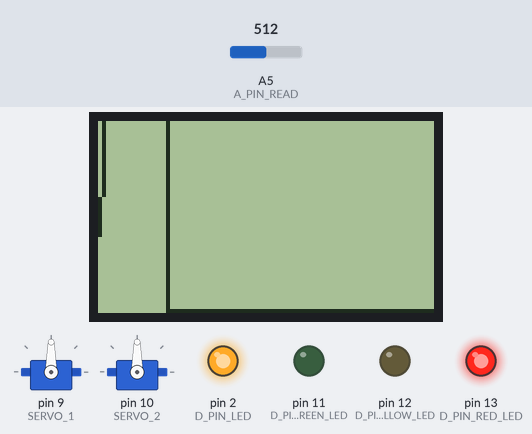
Simulated run of this sketch. Board: Arduino Uno, built with avr-gcc and run on an emulated ATmega328P. On the bench: 84×48 one-colour display, 2 × servo, output pins drawn as LEDs (lit = HIGH). Inputs (shaded band) come from the test bench; at power-on: A5 (A_PIN_READ) = 512. What the sketch prints to the serial monitor is not drawn.

Above: at 1.9 s.
2.0 s: A5 (A_PIN_READ) set to 306
3.6 s: A5 (A_PIN_READ) set to 0
At 4.1 s:
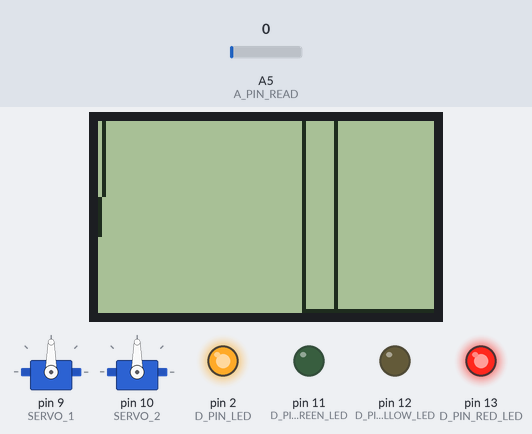
5.1 s: A5 (A_PIN_READ) set to 20
At 13.3 s:
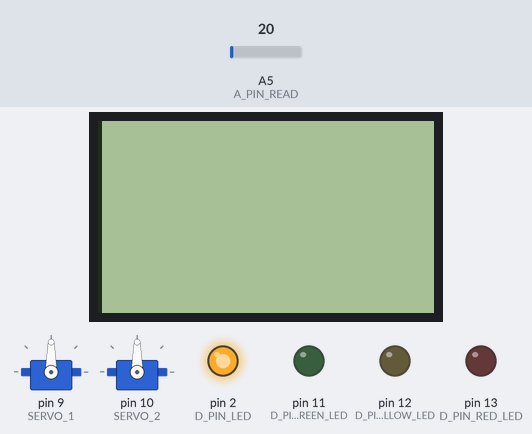
At 22.3 s:
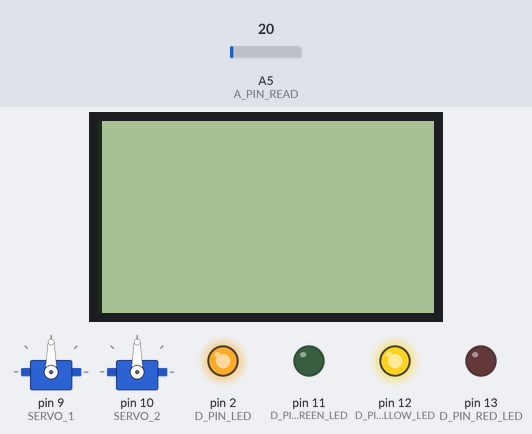
Timing chart, 0 to 23.4 s (numbered marks = the images above; inputs shaded):
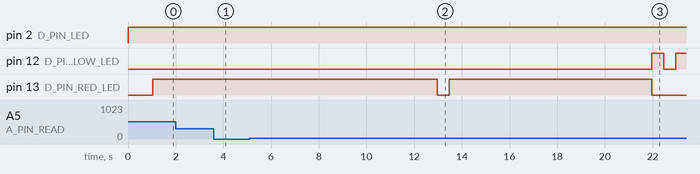

The sketch:

Prosthetics.ino
```cpp
#include <Servo.h>            //сервы
#include <Adafruit_GFX.h>     //экранчик
#include <Adafruit_PCD8544.h> //экранчик

//--------------------------------------------------------//
//----------------------- Таймер -------------------------//
//--------------------------------------------------------//
const int ticketACTION = 1; //шаг срабатывания события
int ticket = 0;             //переменная для вывода данных через заданное количество действий

//--------------------------------------------------------//
//---------------- Данные для обработки ------------------//
//--------------------------------------------------------//
int* data;                   //данные чтения
int posData = 0;              //позиция нынешней записи в массив data
long srd = 0;                 //значение среднего
int* drawGraphLCD;           //данные о последних средних
int posDaraDrawGraphLCD = 0;  //позиция нынешней записи в массив drawGraphLCD

//--------------------------------------------------------//
//---------------------- Константы -----------------------//
//--------------------------------------------------------//
#define debugData false          //для дебага обрабатываемых данных
#define debugLed false          //для дебага индикации светодиодами
#define debugAlg true          //для дебага логики работы прогпаммы

#define workWithLCD true       //отрисовывать на экранчике NOKIA 5110
#define window LCDWIDTH         //сейчас 84, но можно увеличить до 200;  //размер окна

//--------------------------------------------------------//
//------------------------ Пины --------------------------//
//--------------------------------------------------------//
#define A_PIN_READ 5              //аналоговый пин чтения данных с фильтра
#define A_PIN_SETTING_RESTOR 4    //аналоговый пин чтения резистора управления

#define D_PIN_GREEN_LED 11        //цифровой пин для зелёного светодиода
#define D_PIN_YELLOW_LED 12       //цифровой пин для жёлтого светодиода
#define D_PIN_RED_LED 13          //цифровой пин для красного светодиода
#define D_PIN_KEY 8               //цифровой пин чтения кнопки
#define D_PIN_LED 2               //цифровой пин подсветки

//--------------------------------------------------------//
//------------- Режимы свечения светодиодов --------------//
//--------------------------------------------------------//
#define ADD 0    //включить, не выключая остальные
#define REMOVE 1 //выключить, оставив остальные
#define ONLY 2   //включить, выключив остальные
#define BLINK 3  //моргать
#define ALL_ON 4 //включить все
#define ALL_OFF 5//выключить все

//--------------------------------------------------------//
//---------------------- Светодиоды ----------------------//
//--------------------------------------------------------//
#define ALL 0         //все
#define RED 1         //красный
#define YELLOW 2      //жёлтый
#define GREEN 3       //зелёный


///========================================================///
///================ Подключаемая переферия ================///
///========================================================///
// pin 3 - Serial clock out (SCLK)
// pin 4 - Serial data out (DIN)
// pin 5 - Data/Command select (D/C)
// pin 6 - LCD chip select (CS)
// pin 7 - LCD reset (RST)
Adafruit_PCD8544 lcd = Adafruit_PCD8544(3, 4, 5, 6, 7); //дисплей от Nokia5110

char* textLCD = " ";

Servo s;  //бинарная серва-тест
Servo s2; //интерполяционная серва-тест

const int SERVO_1 = 9;  //цифровой пин вывода сервы, действующей на бинарном методе
const int SERVO_2 = 10;  //цифровой пин вывода, действующей на интерполяционном методе

///========================================================///
///================== Инициализация и цикл ================///
///========================================================///
void setup() {
  Serial.begin(115200);

  pinMode(D_PIN_GREEN_LED, OUTPUT);       //цифровой пин для зелёного светодиода на вывод
  pinMode(D_PIN_YELLOW_LED, OUTPUT);      //цифровой пин для жёлтого светодиода на вывод
  pinMode(D_PIN_RED_LED, OUTPUT);         //цифровой пин для красного светодиода на вывод

  pinMode(D_PIN_LED, OUTPUT);       //пин подсветки экрана на вывод
  pinMode(D_PIN_KEY, INPUT);        //пин кнопки включитиь на приём

  digitalWrite(D_PIN_LED, HIGH);    //включить подсветку, пустив на него сигнал

  initialization(); //инициализируем переменные

  startSetting();

  delay(1000);
  //drawLCD();
}

void initialization() { //инициализация данных
  //дисплей
  lcd.begin();              // Инициализация дисплея
  lcd.setContrast(60);      // Устанавливаем контраст
  lcd.setTextColor(BLACK);  // Устанавливаем цвет текста
  lcd.setTextSize(1);       // Устанавливаем размер текста
  lcd.clearDisplay();       // Очищаем дисплей
  lcd.display();
  delay(1000);
  //сервы
  s.attach(SERVO_1);    //бинарная серва
  s2.attach(SERVO_2);   //интерполяционная серва
  //данные
  data = new int[window];          //выдклил память под массив считываемых значений
  drawGraphLCD = new int[LCDWIDTH]; //выдклил память под массив значений среднего считываемых значений
  zeroArrays(); //обнуление массивов на отрисовку
}

void loop() {
  ticket++;     //счётчик тиков

  debuger();

  readValue();  //считывает значение и заносит параметр
  actionServ(); //совершение действия для серв
  draw();       //отрисовка

  if (ticket >= ticketACTION) //обнуление тикетов на событии
  {
    ticket = 0;
  }
}

///========================================================///
///====================== Вычисления ======================///
///========================================================///
void readValue() {
  if (debugData) {
    Serial.print("A5 value = ");
    Serial.println(analogRead(A_PIN_READ));
    delay(1000);
  }
  *(data + posData) = analogRead(A_PIN_READ);          //запись значения в массив
  if (++posData >= window) {                        //перевод указателя в начало после конца заполнения массива
    posData = 0;
  }
  *(drawGraphLCD + posDaraDrawGraphLCD) = getSrd(); //вычисление значения среднего и занесение в массив
  if (++posDaraDrawGraphLCD >= LCDWIDTH) {          //перевод указателя в начало после конца заполнения массива
    posDaraDrawGraphLCD = 0;
  }
}
void zeroArrays() { //обнуление массивов на отриссовку
  //обнуляем значения даты
  for (int i = 0; i < window; i++)
  {
    *(data + i) = 0;
  }
  //обнуляем значение на отрисовку
  for (int i = 0; i < LCDWIDTH; i++)  {
    *(drawGraphLCD + i) = 0;
  }
}
long getSrd() { //вычисление среднего по окну
  srd = 0;
  if (debugData) {
    Serial.println("=============================================================================");
    Serial.println("============================    Data array start   ==========================");
    Serial.println("=============================================================================");

    for (int z = 0; z < window; z++)    {
      Serial.print("data[");
      Serial.print(z);
      Serial.print("] = ");
      Serial.println(*(data + z));
    }

    Serial.println("=============================================================================");
    Serial.println("============================    Data array end   ============================");
    Serial.println("=============================================================================");
  }
  for (int i = 0; i < window; i++)  {
    if (debugData) {
      Serial.print(srd);
      Serial.print(" + ");
      Serial.print(*(data + i));
      Serial.print(" = ");
    }
    srd += *(data + i);
    if (debugData) {
      Serial.println(srd);
    }
  }
  srd /= window;

  if (debugData)  {
    Serial.println("=============================================================================");
    Serial.println(srd);
    delay(1000);
  }
  return srd;
}

void debuger() {
  while (true)
  {
    while (Serial.available() > 0)
    {
      char pin = Serial.read();
      if (pin > 1 && pin < 10) {
        Serial.print("=============================================================================");
        Serial.println(pin);
        Serial.print("=============================================================================");
      }
    }
    break;
  }
}

///========================================================///
///================ Алгоритм работы серв ==================///
///========================================================///
int ACTION = 70;      //переменная для действия сжал/разжал
int servStart = 0;    //"сжаая серва" - значение минимального угла для управляющей сервы
int servEnd = 180;    //"разжатая серва" - значение минимального угла для управляющей сервы
int actionStart = 0;  //старт для периода "интерполяции сервы"
int actionEnd = 500;  //конец для периода "интерполяции сервы"

void binaryAct(Servo servo) { //бинарный метод активации сервы
  //действие да/нет
  if (srd > ACTION)
  {
    servo.write(180);
  }
  if (srd < ACTION)
  {
    servo.write(0);
  }
}
void interpolationAct(Servo servo) { //интерполяционный метод активации сервы
  //интерполяция
  if (srd > actionStart && srd < actionEnd)
  {
    servo.write(map(srd, actionStart, actionEnd, servStart, servEnd));
  }
}
void actionServ() { //действие сервы
  binaryAct(s);
  interpolationAct(s2);
}
///========================================================///
///================= Настройки протеза ====================///
///========================================================///

const int iDelay = 500;//задержка в милисекундах при переходе из режима в режим

void startSetting() {
  actionStart = 1024;
  actionEnd = 0;

  if (debugAlg) Serial.println("Входим в режим");
  ledControl(RED, ONLY);      //включаем красный светодиод
  reader(0);     //вход в режим
  ledControl(RED, BLINK);     //моргнули и оставили красный
  if (debugAlg) Serial.println("Секунда старт");
  delay(1000);
  if (debugAlg) Serial.println("Секунда енд");

  if (debugAlg) Serial.println("Начали чтение минимума");
  reader(1);     //чтение минимума
  ledControl(YELLOW, ONLY);
  ledControl(YELLOW, BLINK);  //включаем жёлтый светодиод - конец чтения минимума
  if (debugAlg) Serial.println("Секунда старт");
  delay(1000);
  if (debugAlg) Serial.println("Секунда енд");

  if (debugAlg) Serial.println("Начали чтение Максимума");
  reader(2);     //чтение максимума
  ledControl(YELLOW, REMOVE);
  onLed(GREEN, ONLY);         //включаем зелёный, устройство готово к работе
  if (debugAlg) Serial.println("Готово!");
  delay(1000);
}

int cof = 3;

void reader(byte state) {//метод считывания данных по окну
  if (workWithLCD) {
    drawLCD();       //отрисовка
    cof = 3;
  }
  else
  {
    cof = LCDWIDTH;
  }
  for (int i = 0; i < LCDWIDTH * cof; i++)  {
    readValue();  //считывает значение и заносит параметр
    switch (state) {
      case 1: { //нахождение минимума
          if (getSrd() < actionStart) {
            actionStart = srd;
          }
          break;
        }
      case 2: {
          if (getSrd() > actionEnd) {
            actionEnd = srd;
          }
          break;
        }
    }
    if (workWithLCD) {
      drawLCD();       //отрисовка
    }
  }
}

void readValueSettingResistor()
{
  /*val = digitalRead(D_PIN_KEY);
    if(
    int analogRead(A_PIN_SETTING_RESTOR);*/
}


///========================================================///
///====================== Индикация =======================///
///========================================================///
void draw() { //метод для отрисовки
  if (ticket >= ticketACTION)
  {
    //методы на отрисовку графиков
    ledControl(YELLOW, ADD);
    //drawGraph();  //метод на работу с SerialPorts
    //drawGame(); //метод на работу с Unity
    drawMyGraph();  //отрисовка "моего графика"
    ledControl(YELLOW, REMOVE);

  }
  if(workWithLCD)
    drawLCD();    //метод на отрисовку через LCD
}

void onLed(byte nomber, bool state) { //включение светодиодов
  switch (nomber)
  {
    case 0: //выключить все
      {
        digitalWrite(D_PIN_GREEN_LED, state);
        digitalWrite(D_PIN_YELLOW_LED, state);
        digitalWrite(D_PIN_RED_LED, state);
        break;
      }
    case 1: //зелёный
      {
        digitalWrite(D_PIN_RED_LED, state);
        break;
      }
    case 2: //жёлтый
      {
        digitalWrite(D_PIN_YELLOW_LED, state);
        break;
      }
    case 3: //зелёный
      {
        digitalWrite(D_PIN_GREEN_LED, state);
        break;
      }
  }
}

void ledControl(byte led, byte mode) {
  switch (mode)
  {
    case ADD: { //включить, не выключая остальные
        onLed(led, HIGH);
        break;
      }
    case REMOVE: {  //выключить, оставив остальные
        onLed(led, LOW);
        break;
      }
    case ONLY: { //включить, выключив остальные
        onLed(ALL, LOW);
        onLed(led, HIGH);
        break;
      }
    case BLINK: { //моргать
        onLed(led, HIGH);
        delay(iDelay);
        onLed(led, LOW);
        delay(iDelay);
        onLed(led, HIGH);
        break;
      }
    case ALL_ON: { //включить все
        onLed(ALL, HIGH);
        break;
      }
    case ALL_OFF: { //выключить все
        onLed(ALL, LOW);
        break;
      }
  }
}

//--------------------------------------------------------//
//------------------ Экран от NOKIA5110 ------------------//
//--------------------------------------------------------//
int firstY = 0;

void drawGraph(int* graph) {
  for (int i = 0; i < LCDWIDTH; i++)
  {
    //long* drawGraphLCD данные о последних средних
    //posDaraDrawGraphLCD = 0;  //позиция нынешней записи в массив drawGraphLCD
    int y = LCDHEIGHT - 1 - map(*(graph + i), 0, actionEnd+15/*1023*/, 0, LCDHEIGHT);

    if (i != 0 && i != LCDWIDTH - 1)
    {
      lcd.drawLine(i - 1, firstY, i, y, BLACK); // x0, y0, x1, y1, color
    }
    else
    {
      lcd.drawPixel(i, y, BLACK); //отрисовка крайних сторон
    }
    firstY = y;
  }
}

void drawLCD() {
  lcd.clearDisplay();
  lcd.println(textLCD);
  lcd.drawLine(posDaraDrawGraphLCD, 0, posDaraDrawGraphLCD, LCDHEIGHT - 1, BLACK);

  drawGraph(data);
  drawGraph(drawGraphLCD);

  lcd.display();
}

//--------------------------------------------------------//
//------------------ Взаимодействие с PC -----------------//
//--------------------------------------------------------//
void drawGame() { //метод на работу с Unity
  Serial.println("$");
  //Serial.println(getSrd());
  Serial.println(sin(++ticket));  //вывод синусоиды для настройки
  Serial.println(";");
}
void drawGraph() { //метод на работу с SerialPorts
  Serial.println("$");
  Serial.println(analogRead(A_PIN_READ));
  Serial.println(" ");
  Serial.println(getSrd());
  //Serial.println(" ");
  //Serial.println(ACTION);//map(getSrd(), 0, 1023, 0, 180));
  Serial.println(";");
}
void drawMyGraph() { //отрисовка "моего графика"
  Serial.print(analogRead(A_PIN_READ));
}
```

Measured:
- what the display in image 2 shows lasts 2.0 s, from 12.5 s to 14.5 s
